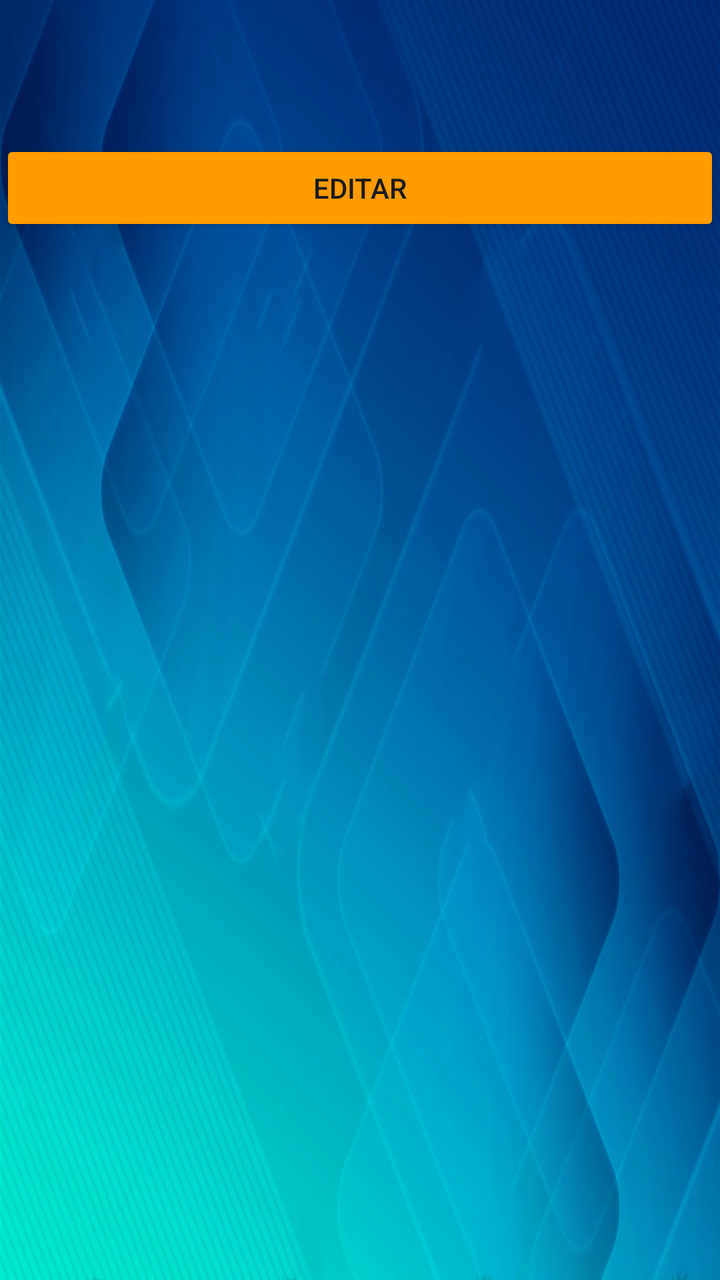
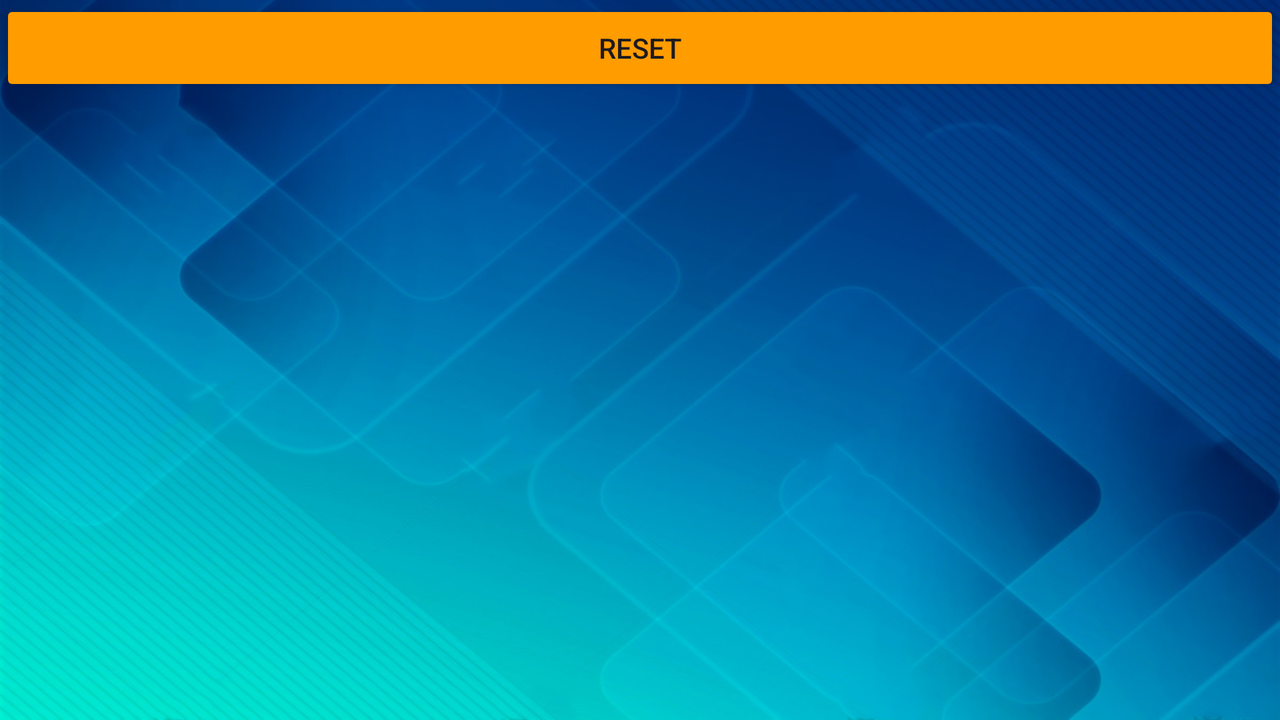

An Android layout and its configuration variant, each rendered on a device that would load it. The default file and the variant file are quoted in full after the pictures.
<!-- AndroidManifest.xml: application theme Theme.USM_Planner -->
<!-- res/layout/activity_horario.xml -->
<?xml version="1.0" encoding="utf-8"?>
<LinearLayout
    xmlns:android="http://schemas.android.com/apk/res/android"
    xmlns:tools="http://schemas.android.com/tools"
    android:layout_width="match_parent"
    android:layout_height="match_parent"
    android:background="@drawable/blue_bg_2"
    android:orientation="vertical"
    tools:context=".HorarioActivity">

    <Space
        android:layout_width="match_parent"
        android:layout_height="20dp" />

    <ScrollView
        android:layout_width="match_parent"
        android:layout_height="wrap_content">

        <HorizontalScrollView
            android:layout_width="match_parent"
            android:layout_height="wrap_content">

            <TableLayout
                android:id="@+id/tabla"
                android:layout_width="wrap_content"
                android:layout_height="match_parent"></TableLayout>
        </HorizontalScrollView>
    </ScrollView>

    <Space
        android:layout_width="match_parent"
        android:layout_height="50dp" />

    <Button
        android:id="@+id/btn_reset"
        android:layout_width="match_parent"
        android:layout_height="wrap_content"
        android:backgroundTint="@color/naranjoSiga"
        android:text="Editar" />
</LinearLayout>
<!-- resources referenced by this layout -->
<resources>
  <color name="naranjoSiga">#ff9c00</color>
  <!-- drawable blue_bg_2: jpg bitmap (drawable, 163145 bytes) -->
  <style name="Theme.USM_Planner" parent="Base.Theme.USM_Planner" />
  <style name="Base.Theme.USM_Planner" parent="Theme.Material3.DayNight.NoActionBar">
          
          
      </style>
</resources>
<!-- res/layout-land/activity_horario.xml (the author's variant of the layout above) -->
<!-- drawn on the phone turned sideways -->
<?xml version="1.0" encoding="utf-8"?>
<LinearLayout xmlns:android="http://schemas.android.com/apk/res/android"
    xmlns:tools="http://schemas.android.com/tools"
    android:layout_width="match_parent"
    android:layout_height="match_parent"
    android:background="@drawable/blue_bg_2"
    android:orientation="vertical"
    tools:context=".HorarioActivity">

    <ScrollView
        android:layout_width="match_parent"
        android:layout_height="wrap_content">

        <HorizontalScrollView
            android:layout_width="match_parent"
            android:layout_height="wrap_content">

            <TableLayout
                android:id="@+id/tabla"
                android:layout_width="wrap_content"
                android:layout_height="match_parent"></TableLayout>
        </HorizontalScrollView>
    </ScrollView>

    <Button
        android:id="@+id/btn_reset"
        android:layout_width="match_parent"
        android:layout_height="wrap_content"
        android:backgroundTint="@color/naranjoSiga"
        android:text="Reset" />

</LinearLayout>
